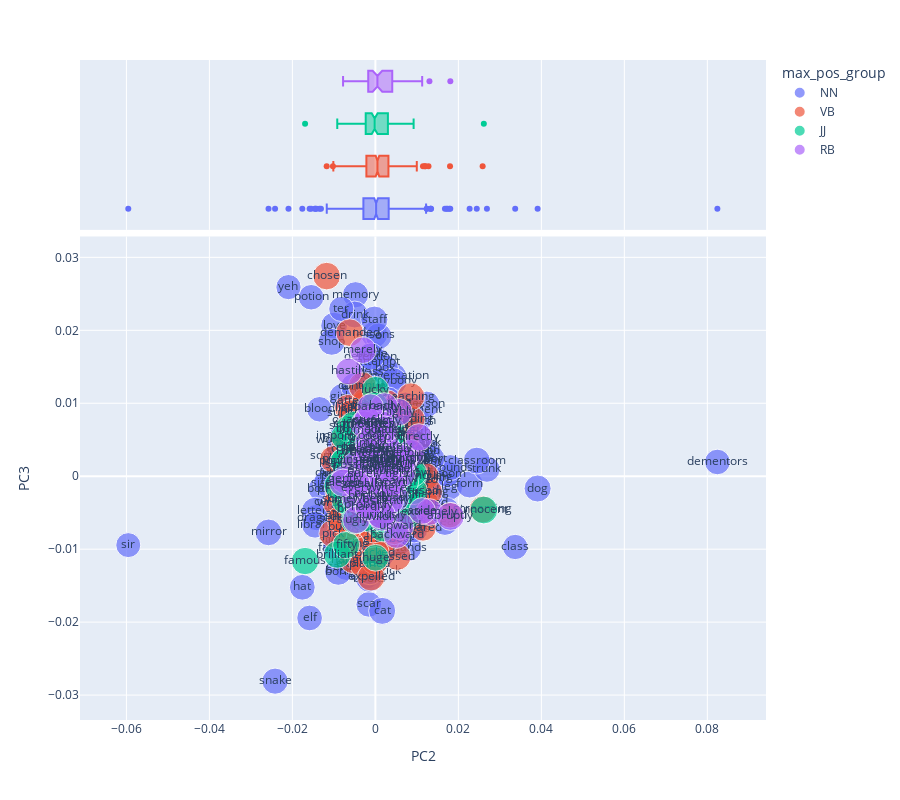

The cell this chart's notebook holds for it:
### Code cell
vis_loadings(2,3, hover_name = 'release_year')

### Figure 1 — Plotly figure (JSON) as saved in the notebook; plotly's stock layout.template omitted (floating-point values rounded to 4 significant figures; data arrays with more than 128 entries replaced by an {"elided": "..."} marker saying what was removed)
{"data": [{"hovertemplate": "max_pos_group=NN<br>PC2=%{x}<br>PC3=%{y}<br>i=%{marker.size}<br>term_str=%{text}<extra></extra>", "legendgroup": "NN", "marker": {"color": "#636efa", "size": {"elided": "427 float values"}, "sizemode": "area", "sizeref": 0.03632, "symbol": "circle"}, "mode": "markers+text", "name": "NN", "orientation": "v", "showlegend": true, "text": {"elided": "427 str values"}, "type": "scatter", "x": {"elided": "427 float values"}, "xaxis": "x", "y": {"elided": "427 float values"}, "yaxis": "y"}, {"alignmentgroup": "True", "hovertemplate": "max_pos_group=NN<br>PC2=%{x}<extra></extra>", "legendgroup": "NN", "marker": {"color": "#636efa", "symbol": "circle"}, "name": "NN", "notched": true, "offsetgroup": "NN", "showlegend": false, "type": "box", "x": {"elided": "427 float values"}, "xaxis": "x2", "yaxis": "y2"}, {"hovertemplate": "max_pos_group=VB<br>PC2=%{x}<br>PC3=%{y}<br>i=%{marker.size}<br>term_str=%{text}<extra></extra>", "legendgroup": "VB", "marker": {"color": "#EF553B", "size": {"elided": "373 float values"}, "sizemode": "area", "sizeref": 0.03632, "symbol": "circle"}, "mode": "markers+text", "name": "VB", "orientation": "v", "showlegend": true, "text": {"elided": "373 str values"}, "type": "scatter", "x": {"elided": "373 float values"}, "xaxis": "x", "y": {"elided": "373 float values"}, "yaxis": "y"}, {"alignmentgroup": "True", "hovertemplate": "max_pos_group=VB<br>PC2=%{x}<extra></extra>", "legendgroup": "VB", "marker": {"color": "#EF553B", "symbol": "circle"}, "name": "VB", "notched": true, "offsetgroup": "VB", "showlegend": false, "type": "box", "x": {"elided": "373 float values"}, "xaxis": "x2", "yaxis": "y2"}, {"hovertemplate": "max_pos_group=JJ<br>PC2=%{x}<br>PC3=%{y}<br>i=%{marker.size}<br>term_str=%{text}<extra></extra>", "legendgroup": "JJ", "marker": {"color": "#00cc96", "size": {"elided": "138 float values"}, "sizemode": "area", "sizeref": 0.03632, "symbol": "circle"}, "mode": "markers+text", "name": "JJ", "orientation": "v", "showlegend": true, "text": {"elided": "138 str values"}, "type": "scatter", "x": {"elided": "138 float values"}, "xaxis": "x", "y": {"elided": "138 float values"}, "yaxis": "y"}, {"alignmentgroup": "True", "hovertemplate": "max_pos_group=JJ<br>PC2=%{x}<extra></extra>", "legendgroup": "JJ", "marker": {"color": "#00cc96", "symbol": "circle"}, "name": "JJ", "notched": true, "offsetgroup": "JJ", "showlegend": false, "type": "box", "x": {"elided": "138 float values"}, "xaxis": "x2", "yaxis": "y2"}, {"hovertemplate": "max_pos_group=RB<br>PC2=%{x}<br>PC3=%{y}<br>i=%{marker.size}<br>term_str=%{text}<extra></extra>", "legendgroup": "RB", "marker": {"color": "#ab63fa", "size": [13.35, 13.41, 13.32, 13.39, 13.28, 13.22, 13.23, 13.34, 13.13, 13.25, 13.53, 13.3, 13.09, 13.35, 13.59, 13.39, 13.44, 13.28, 13.77, 13.21, 13.08, 12.89, 13.51, 13.7, 12.86, 12.94, 12.94, 13.64, 13.84, 13.17, 12.66, 13.61, 13.94, 12.63, 12.8, 13.99, 12.99, 13.8, 13.94, 12.91, 12.87, 14.08, 12.6, 14.15, 14.08, 14.19, 14.3, 12.84, 13.8, 14.38, 14.19, 14.3, 14.27, 14.01, 14.19, 14.38, 12.54, 12.54, 14.47, 12.7, 14.32, 14.35], "sizemode": "area", "sizeref": 0.03632, "symbol": "circle"}, "mode": "markers+text", "name": "RB", "orientation": "v", "showlegend": true, "text": ["pretty", "perfectly", "twice", "definitely", "heavily", "particularly", "surely", "brightly", "hastily", "nervously", "highly", "asleep", "extremely", "closely", "badly", "often", "sometimes", "obviously", "anywhere", "usually", "immediately", "actually", "seriously", "deeply", "merely", "carefully", "aside", "shortly", "everywhere", "halfway", "ahead", "upward", "possibly", "backward", "somewhere", "easily", "tightly", "ugly", "therefore", "certainly", "simply", "abruptly", "apparently", "wildly", "kindly", "fully", "silently", "apart", "directly", "instantly", "gently", "vaguely", "entirely", "eleven", "oddly", "curiously", "clearly", "probably", "safely", "hardly", "thoroughly", "nowhere"], "type": "scatter", "x": [-0.001997, 0.0003103, -0.0009059, 0.00256, 0.004678, 0.0006799, -0.002408, -0.001636, -0.006389, 0.001238, 0.005635, -0.0001554, 0.01303, 0.004844, 0.002141, 0.00145, -0.002717, -0.001677, 2.588e-06, -0.002851, -0.0004346, -0.001963, 0.00857, 0.001462, -0.003011, 0.004675, 0.01128, 0.006916, -0.0002899, 0.0001492, 0.002286, 0.005968, -0.004698, 0.00512, -0.004847, 0.0001867, 0.006447, -0.004599, 0.0002928, 0.002921, -0.001741, 0.01806, -0.001207, 0.001618, 0.00201, 0.006577, 0.003457, 0.004064, 0.01048, -0.002232, -0.007327, 0.001157, 0.001215, -0.007786, -0.0004599, 0.001422, -0.001725, -0.001682, -0.004665, -0.001717, 0.006514, 0.002549], "xaxis": "x", "y": [0.007456, 0.007567, 0.007105, 0.004155, -0.0006021, 0.0007463, 0.0002685, -0.002745, 0.01436, -0.002487, 0.008789, 0.00369, -0.004912, -0.003035, 0.009575, 0.007105, 0.007099, 0.003369, 0.001317, -0.001093, 0.006389, 0.007741, 0.003143, 0.005431, 0.01727, 0.001583, -0.004763, 0.002364, -0.001593, 0.001747, 0.001664, -0.00685, 0.001521, -0.008092, -0.003103, 0.002509, 0.0002967, -0.005983, 0.003136, 0.003772, 0.00459, -0.005512, 0.009499, -0.005609, 0.006375, 0.001996, -0.003398, -0.0009597, 0.005317, 0.00217, -0.0004476, 0.002334, 0.002232, -0.0009174, 0.005463, -0.005299, 0.003537, -0.003994, -0.001017, -0.004259, 0.002429, 0.000925], "yaxis": "y"}, {"alignmentgroup": "True", "hovertemplate": "max_pos_group=RB<br>PC2=%{x}<extra></extra>", "legendgroup": "RB", "marker": {"color": "#ab63fa", "symbol": "circle"}, "name": "RB", "notched": true, "offsetgroup": "RB", "showlegend": false, "type": "box", "x": [-0.001997, 0.0003103, -0.0009059, 0.00256, 0.004678, 0.0006799, -0.002408, -0.001636, -0.006389, 0.001238, 0.005635, -0.0001554, 0.01303, 0.004844, 0.002141, 0.00145, -0.002717, -0.001677, 2.588e-06, -0.002851, -0.0004346, -0.001963, 0.00857, 0.001462, -0.003011, 0.004675, 0.01128, 0.006916, -0.0002899, 0.0001492, 0.002286, 0.005968, -0.004698, 0.00512, -0.004847, 0.0001867, 0.006447, -0.004599, 0.0002928, 0.002921, -0.001741, 0.01806, -0.001207, 0.001618, 0.00201, 0.006577, 0.003457, 0.004064, 0.01048, -0.002232, -0.007327, 0.001157, 0.001215, -0.007786, -0.0004599, 0.001422, -0.001725, -0.001682, -0.004665, -0.001717, 0.006514, 0.002549], "xaxis": "x2", "yaxis": "y2"}], "layout": {"height": 800, "legend": {"itemsizing": "constant", "title": {"text": "max_pos_group"}, "tracegroupgap": 0}, "margin": {"t": 60}, "xaxis": {"anchor": "y", "domain": [0, 1], "title": {"text": "PC2"}}, "xaxis2": {"anchor": "y2", "domain": [0, 1], "matches": "x", "showgrid": true, "showticklabels": false}, "yaxis": {"anchor": "x", "domain": [0, 0.7326], "title": {"text": "PC3"}}, "yaxis2": {"anchor": "x2", "domain": [0.7426, 1], "matches": "y2", "showgrid": false, "showline": false, "showticklabels": false, "ticks": ""}}}
